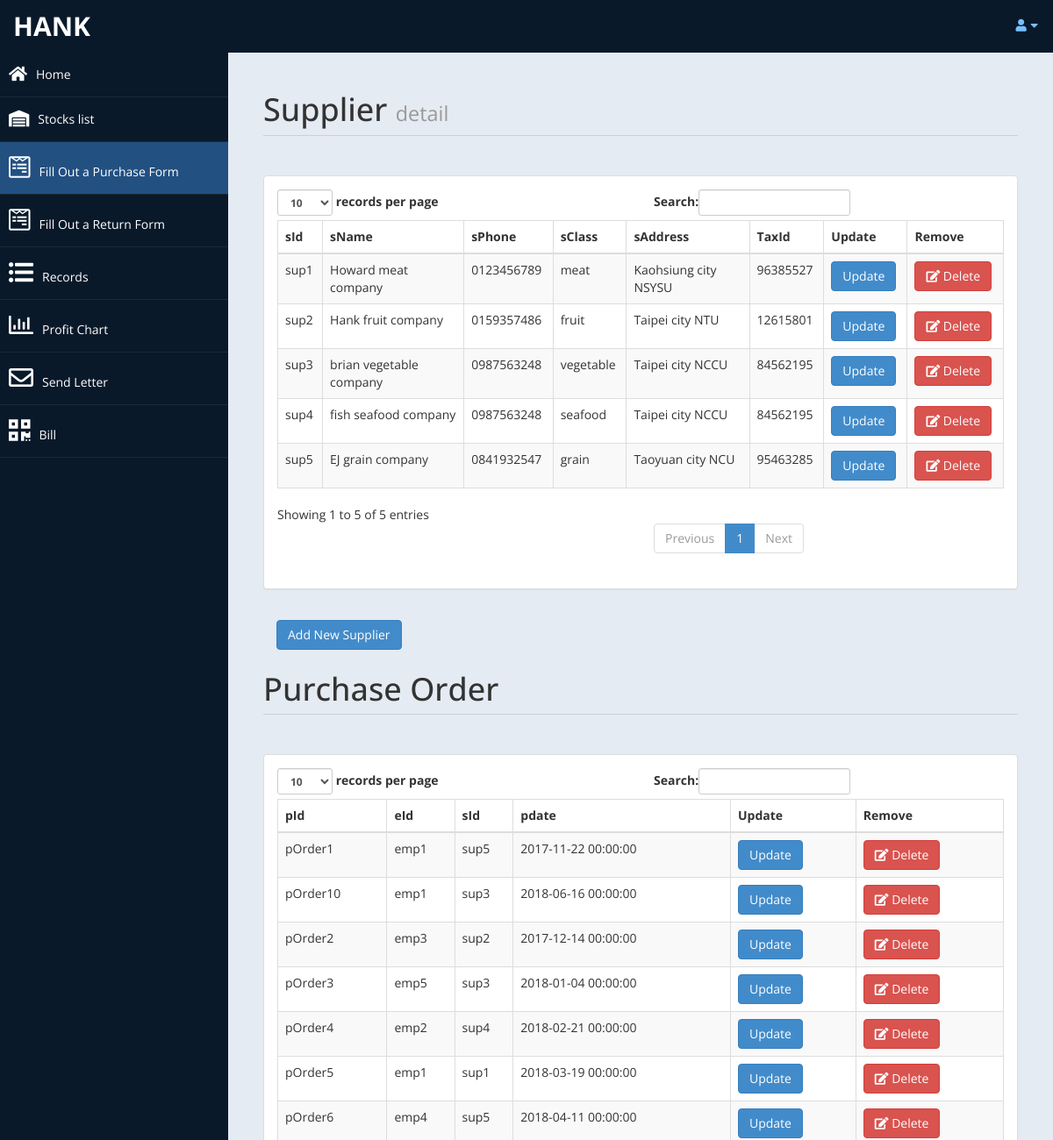
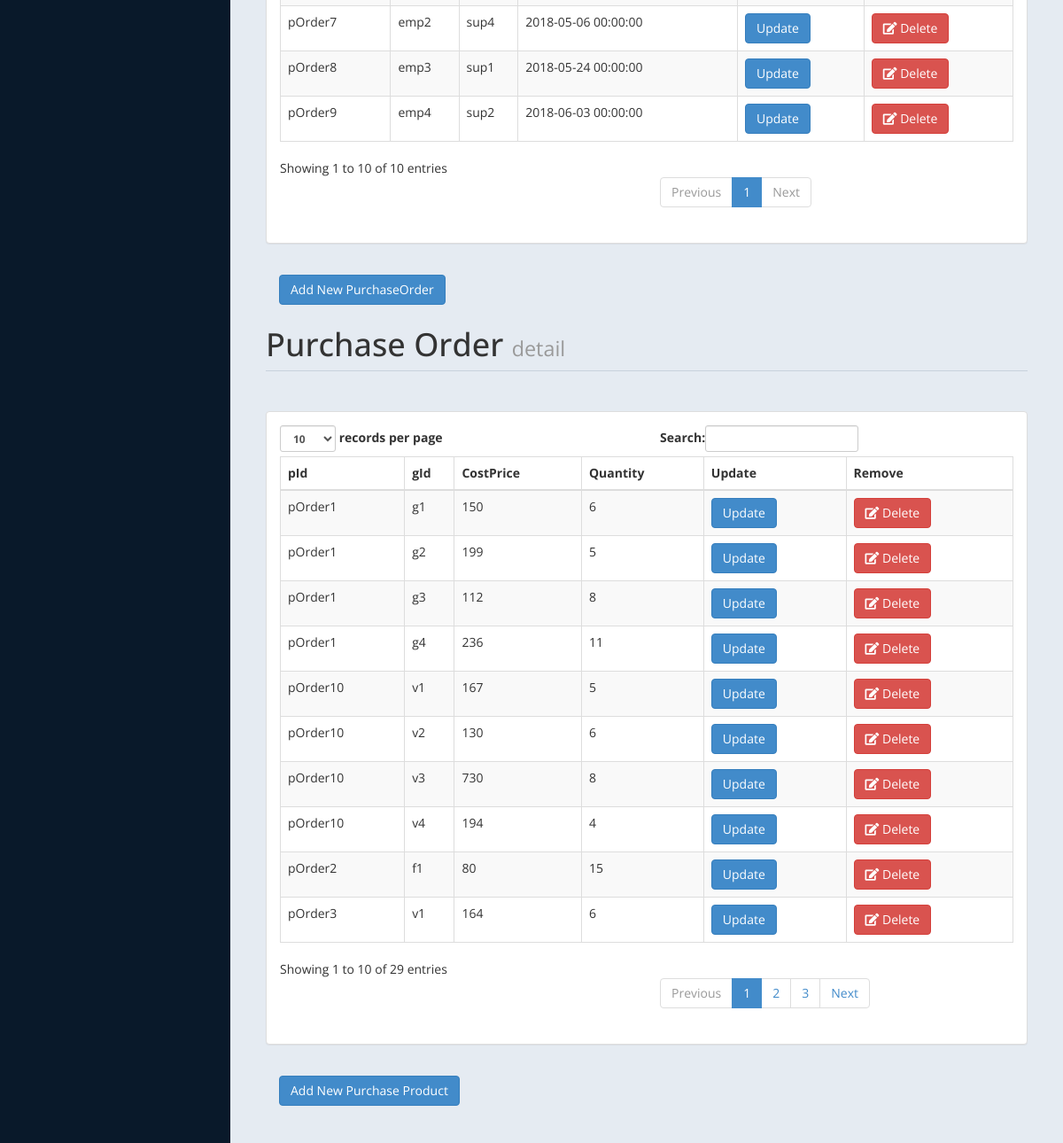
/admin/purchaseorder.php (signed in), run on the app's committed database (2 pictures, top to bottom).
### tables this page shows
CREATE TABLE supplier(
	id int(10) unsigned NOT NULL,
	sId VARCHAR(10) NOT NULL,
	sName VARCHAR(50),
	sPhone VARCHAR(10),
	sClass VARCHAR(50),
	sAddress VARCHAR(50),
	taxId CHAR(8),
	PRIMARY KEY (sId)
);

CREATE TABLE purchaseOrder(
	id int(10) unsigned NOT NULL,
	pId VARCHAR(10) NOT NULL,
	eId VARCHAR(10) NOT NULL,
	sId VARCHAR(10) NOT NULL,
	pDate DATETIME,
	PRIMARY KEY(pId),
	FOREIGN KEY (eId) REFERENCES employee(eId) ON DELETE CASCADE ON UPDATE CASCADE,
	FOREIGN KEY (sId) REFERENCES supplier(sId) ON DELETE CASCADE ON UPDATE CASCADE
);

CREATE TABLE purchaseProduct(
	id int(10) unsigned NOT NULL,
	pId VARCHAR(10) NOT NULL,
	gId VARCHAR(10) NOT NULL,
	costPrice INT,
	purchaseQuantity INT,
	PRIMARY KEY (pId,gId),
	FOREIGN KEY (pId) REFERENCES purchaseOrder(pId) ON DELETE CASCADE ON UPDATE CASCADE,
	FOREIGN KEY (gId) REFERENCES stock(gId) ON DELETE CASCADE ON UPDATE CASCADE
);

### admin/purchaseorder.php (the view, shortened to what the rows shown need)
<!DOCTYPE html>
<html xmlns="http://www.w3.org/1999/xhtml">
<head>
    <link href="assets/css/bootstrap.css" rel="stylesheet" />
    <link rel="stylesheet" href="https://use.fontawesome.com/releases/v5.0.13/css/all.css">
    <link href="assets/js/morris/morris-0.4.3.min.css" rel="stylesheet" />
    <link href="assets/css/custom-styles.css" rel="stylesheet" />
</head>
<body>
    <div id="wrapper">
        <div id="page-wrapper" >
            <div id="page-inner">
               <?php
				include('db.php');
				$sql = "SELECT * FROM `supplier`";
				$re = mysqli_query($con,$sql);
			   ?>
            <div class="row">
                <div class="col-md-12">
                    <h1 class="page-header">
                       Supplier <small> detail</small>
                    </h1>
                </div>
                <div class="col-md-12">
                    <div class="panel panel-default">
                        <div class="panel-body">
                            <div class="table-responsive">
                                <table class="table table-striped table-bordered table-hover" id="dataTable-example">
                                    <thead>
                                        <tr>
                                            <th>sId</th>
											<th>sName</th>
                                            <th>sPhone</th>
                                            <th>sClass</th>
											<th>sAddress</th>
											<th>TaxId</th>
                                            <th>Update</th>
											<th>Remove</th>
                                        </tr>
                                    </thead>
                                    <tbody>
									<?php
                                        while($row = mysqli_fetch_array($re))
                                        {   $temp=0;
                                            $id = $row['id'];
                                            if($temp==0 && $id % 2 ==0 ){
                                                $id=$id+1;
                                            }
                                            $sid = $row['sId'];
                                            $sName = $row['sName'];
                                            $Phone = $row['sPhone'];
                                            $Class = $row['sClass'];
                                            $Address = $row['sAddress'];
                                            $tax = $row['taxId'];
                                            if($id % 2 ==0 )
                                            {   $temp=0;
                                                echo"<tr class='gradeC'>
                                                    <td>".$sid."</td>
                                                    <td>".$sName."</td>
                                                    <td>".$Phone."</td>
                                                    <td >".$Class."</td>
                                                    <td >".$Address."</td>
                                                    <td >".$tax."</td>
                                                    <td><a href=supplierup.php?id=".$row['id'] ." <button class='btn btn-primary btn'
                                                    >
                              Update
                            </button></td>
                                                    <td><a href=supplierdel.php?id=". $row['id'] ." <button class='btn btn-danger'> <i class='fa fa-edit' ></i> Delete</button></td>
                                                </tr>";
                                            }
                                            else
                                            {   $temp=1;
                                                echo"<tr class='gradeU'>
                                                    <td>".$sid."</td>
                                                    <td>".$sName."</td>
                                                    <td>".$Phone."</td>
                                                    <td >".$Class."</td>
                                                    <td >".$Address."</td>
                                                    <td >".$tax."</td>
                                                    <td><a href=supplierup.php?id=".$row['id'] ." <button class='btn btn-primary btn'
                                                    >
                              Update
                            </button></td>
                                                    <td><a href=supplierdel.php?id=".$row['id'] ." <button class='btn btn-danger'> <i class='fa fa-edit' ></i> Delete</button></td>
                                                </tr>";
                                            }
                                        }
                                    ?>
                                    </tbody>
                                </table>
                            </div>
                        </div>
                        </div>
                        </div>
                <?php
                $sq = "SELECT * FROM `purchaseOrder`";
                $r = mysqli_query($con,$sq);
                ?>
               <div class="row">
                <div class="col-md-12">
                        <h1 class="page-header">
                           Purchase Order
                        </h1>
                    </div>
                <div class="col-md-12">
                    <div class="panel panel-default">
                        <div class="panel-body">
                            <div class="table-responsive">
                                <table class="table table-striped table-bordered table-hover" id="dataTables-example" aria-describedby="dataTables-example_info">
                                    <thead>
                                        <tr role="row">
                                            <th tabindex="0" class="sorting" aria-controls="dataTables-example" aria-label="pId: activate to sort column ascending" rowspan="1" colspan="1">pId</th>
                                            <th tabindex="0" class="sorting_asc" aria-controls="dataTables-example" aria-label="eId: activate to sort column ascending" aria-sort="ascending" rowspan="1" colspan="1">eId</th>
                                            <th tabindex="0" class="sorting" aria-controls="dataTables-example"  aria-label="sId: activate to sort column ascending" rowspan="1" colspan="1">sId</th>
                                            <th tabindex="0" class="sorting" aria-controls="dataTables-example" aria-label="pdate: activate to sort column ascending" rowspan="1" colspan="1">pdate</th>
                                            <th tabindex="0" class="sorting" aria-controls="dataTables-example"  aria-label="Update: activate to sort column ascending" rowspan="1" colspan="1">Update</th>
                                            <th tabindex="0" class="sorting" aria-controls="dataTables-example"  aria-label="Remove: activate to sort column ascending" rowspan="1" colspan="1">Remove</th>
                                        </tr>
                                    </thead>
                                    <tbody>
                                    <?php
                                        while($row = mysqli_fetch_array($r))
                                        {   $temp=0;
                                            $id = $row['id'];
                                            if($temp==0 && $id % 2 ==0 ){
                                                $id=$id+1;
                                            }
                                            $eId= $row['eId'];
                                            $pId = $row['pId'];
                                            $sId = $row['sId'];
                                            $pDate = $row['pDate'];
                                            if($id % 2 ==0 )
                                            {   $temp=0;
                                                echo"<tr class='gradeC'>
                                                    <td>".$pId."</td>
                                                    <td>".$eId."</td>
                                                    <td>".$sId ."</td>
                                                    <td >".$pDate."</td>
                                                    <td><a href=purchaseorderup.php?id=".$row['id'] ." <button class='btn btn-primary btn'
                                                    >
                              Update
                            </button></td>
                                                    <td><a href=purchaseorderdel.php?id=". $row['id'] ." <button class='btn btn-danger'> <i class='fa fa-edit' ></i> Delete</button></td>
                                                </tr>";
                                            }
                                            else
                                            {   $temp=1;
                                                echo"<tr class='gradeU'>
                                                    <td>".$pId."</td>
                                                    <td>".$eId."</td>
                                                    <td>".$sId ."</td>
                                                    <td >".$pDate."</td>
                                                    <td><a href=purchaseorderup.php?id=".$row['id'] ." <button class='btn btn-primary btn'
                                                    >
                              Update
                            </button></td>
                                                    <td><a href=purchaseorderdel.php?id=".$row['id'] ." <button class='btn btn-danger'> <i class='fa fa-edit' ></i> Delete</button></td>
                                                </tr>";
                                            }
                                        }
                                    ?>
                                    </tbody>
                                </table>
                            </div>
                        </div>
                        </div>
                        </div>
                <?php
                $sqll = "SELECT * FROM `purchaseProduct`";
                $ree = mysqli_query($con,$sqll);
                ?>
               <div class="row">
                <div class="col-md-12">
                        <h1 class="page-header">
                           Purchase Order <small> detail</small>
                        </h1>
                    </div>
                <div class="col-md-12">
                    <div class="panel panel-default">
                        <div class="panel-body">
                            <div class="table-responsive">
                                <table class="table table-striped table-bordered table-hover" id="dataTables-example3">
                                    <thead>
                                        <tr>
                                            <th>pId</th>
                                            <th>gId</th>
                                            <th>CostPrice</th>
                                            <th>Quantity</th>
                                            <th>Update</th>
                                            <th>Remove</th>
                                        </tr>
                                    </thead>
                                    <tbody>
                                    <?php
                                        while($row = mysqli_fetch_array($ree))
                                        {   $temp=0;
                                            $id = $row['id'];
                                            if($temp==0 && $id % 2 ==0 ){
                                                $id=$id+1;
                                            }
                                            $pId = $row['pId'];
                                            $gId = $row['gId'];
                                            $CostPrice = $row['costPrice'];
                                            $Quantity = $row['purchaseQuantity'];
                                            if($id % 2 ==0 )
                                            {   $temp=0;
                                                echo"<tr class='gradeC'>
                                                    <td>".$pId."</td>
                                                    <td>".$gId."</td>
                                                    <td>".$CostPrice ."</td>
                                                    <td >".$Quantity."</td>
                                                     <td><a href=purchaseproductup.php?id=".$row['id'] ." <button class='btn btn-primary btn'
                                                    >
                              Update
                            </button></td>
                                                    <td><a href=purchaseproductdel.php?id=". $row['id'] ." <button class='btn btn-danger'> <i class='fa fa-edit' ></i> Delete</button></td>
                                                </tr>";
                                            }
                                            else
                                            {   $temp=1;
                                                echo"<tr class='gradeU'>
                                                    <td>".$pId."</td>
                                                    <td>".$gId."</td>
                                                    <td>".$CostPrice ."</td>
                                                    <td >".$Quantity."</td>
                                                     <td><a href=purchaseproductup.php?id=".$row['id'] ." <button class='btn btn-primary btn'
                                                    >
                              Update
                            </button></td>
                                                    <td><a href=purchaseproductdel.php?id=".$row['id'] ." <button class='btn btn-danger'> <i class='fa fa-edit' ></i> Delete</button></td>
                                                </tr>";
                                            }
                                        }
                                    ?>
                                    </tbody>
                                </table>
                            </div>
                        </div>
                        </div>
                        </div>
                </div>
            </div>
                            </div>
                        </div>
                    </div>
                </div>
</body>
</html>

### data on the page
supplier: sId "sup1", sName "Howard meat company", sPhone "0123456789", sClass "meat", sAddress "Kaohsiung city NSYSU", taxId "96385527"
supplier: sId "sup2", sName "Hank fruit company", sPhone "0159357486", sClass "fruit", sAddress "Taipei city NTU", taxId "12615801"
supplier: sId "sup3", sName "brian vegetable company", sPhone "0987563248", sClass "vegetable", sAddress "Taipei city NCCU", taxId "84562195"
supplier: sId "sup4", sName "fish seafood company", sPhone "0987563248", sClass "seafood", sAddress "Taipei city NCCU", taxId "84562195"
supplier: sId "sup5", sName "EJ grain company", sPhone "0841932547", sClass "grain", sAddress "Taoyuan city NCU", taxId "95463285"
purchaseorder: pId "pOrder1", eId "emp1", sId "sup5", pDate "2017-11-22 00:00:00"
purchaseorder: pId "pOrder10", eId "emp1", sId "sup3", pDate "2018-06-16 00:00:00"
purchaseorder: pId "pOrder2", eId "emp3", sId "sup2", pDate "2017-12-14 00:00:00"
purchaseorder: pId "pOrder3", eId "emp5", sId "sup3", pDate "2018-01-04 00:00:00"
purchaseorder: pId "pOrder4", eId "emp2", sId "sup4", pDate "2018-02-21 00:00:00"
purchaseorder: pId "pOrder5", eId "emp1", sId "sup1", pDate "2018-03-19 00:00:00"
purchaseorder: pId "pOrder6", eId "emp4", sId "sup5", pDate "2018-04-11 00:00:00"
purchaseorder: pId "pOrder7", eId "emp2", sId "sup4", pDate "2018-05-06 00:00:00"
purchaseorder: pId "pOrder8", eId "emp3", sId "sup1", pDate "2018-05-24 00:00:00"
purchaseorder: pId "pOrder9", eId "emp4", sId "sup2", pDate "2018-06-03 00:00:00"
purchaseproduct: pId "pOrder1", gId "g1", costPrice "150", purchaseQuantity "6"
purchaseproduct: pId "pOrder1", gId "g2", costPrice "199", purchaseQuantity "5"
purchaseproduct: pId "pOrder1", gId "g3", costPrice "112", purchaseQuantity "8"
purchaseproduct: pId "pOrder1", gId "g4", costPrice "236", purchaseQuantity "11"
purchaseproduct: pId "pOrder10", gId "v1", costPrice "167", purchaseQuantity "5"
purchaseproduct: pId "pOrder10", gId "v2", costPrice "130", purchaseQuantity "6"
purchaseproduct: pId "pOrder10", gId "v3", costPrice "730", purchaseQuantity "8"
purchaseproduct: pId "pOrder10", gId "v4", costPrice "194", purchaseQuantity "4"
purchaseproduct: pId "pOrder2", gId "f1", costPrice "80", purchaseQuantity "15"
purchaseproduct: pId "pOrder3", gId "v1", costPrice "164", purchaseQuantity "6"

### other printed values
$_SESSION["user"] "HANK"
